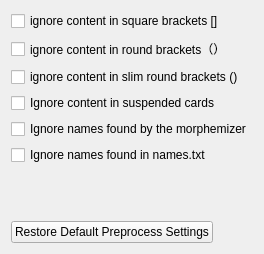
       <widget class="QWidget" name="preprocess_tab">
        <property name="sizePolicy">
         <sizepolicy hsizetype="Preferred" vsizetype="Preferred">
          <horstretch>0</horstretch>
          <verstretch>0</verstretch>
         </sizepolicy>
        </property>
        <attribute name="title">
         <string>Preprocess</string>
        </attribute>
        <layout class="QVBoxLayout" name="verticalLayout_13">
         <item>
          <layout class="QVBoxLayout" name="verticalLayout_9">
           <item>
            <widget class="QCheckBox" name="preprocessIgnoreSquareCheckBox">
             <property name="text">
              <string>ignore content in square brackets []</string>
             </property>
            </widget>
           </item>
           <item>
            <widget class="QCheckBox" name="preprocessIgnoreRoundCheckBox">
             <property name="text">
              <string>ignore content in round brackets（）</string>
             </property>
            </widget>
           </item>
           <item>
            <widget class="QCheckBox" name="preprocessIgnoreSlimCheckBox">
             <property name="text">
              <string>ignore content in slim round brackets ()</string>
             </property>
            </widget>
           </item>
           <item>
            <widget class="QCheckBox" name="preprocessIgnoreSuspendedCheckBox">
             <property name="text">
              <string>Ignore content in suspended cards</string>
             </property>
            </widget>
           </item>
           <item>
            <widget class="QCheckBox" name="preprocessIgnoreNamesMizerCheckBox">
             <property name="text">
              <string>Ignore names found by the morphemizer</string>
             </property>
            </widget>
           </item>
           <item>
            <widget class="QCheckBox" name="preprocessIgnoreNamesFileCheckBox">
             <property name="text">
              <string>Ignore names found in names.txt</string>
             </property>
            </widget>
           </item>
          </layout>
         </item>
         <item>
          <spacer name="verticalSpacer_2">
           <property name="orientation">
            <enum>Qt::Vertical</enum>
           </property>
           <property name="sizeHint" stdset="0">
            <size>
             <width>20</width>
             <height>40</height>
            </size>
           </property>
          </spacer>
         </item>
         <item>
          <layout class="QHBoxLayout" name="horizontalLayout_8">
           <property name="topMargin">
            <number>10</number>
           </property>
           <item>
            <widget class="QPushButton" name="restorePreprocessPushButton">
             <property name="text">
              <string>Restore Default Preprocess Settings</string>
             </property>
            </widget>
           </item>
           <item>
            <spacer name="horizontalSpacer_7">
             <property name="orientation">
              <enum>Qt::Horizontal</enum>
             </property>
             <property name="sizeHint" stdset="0">
              <size>
               <width>40</width>
               <height>20</height>
              </size>
             </property>
            </spacer>
           </item>
          </layout>
         </item>
        </layout>
       </widget>
